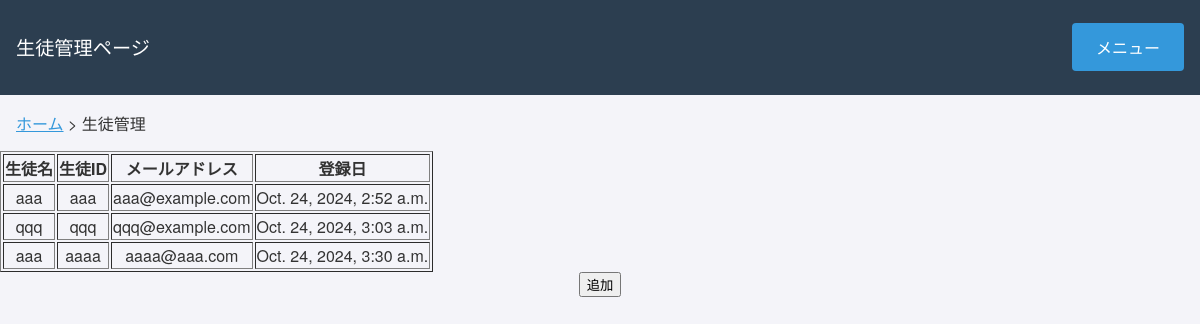
Page /app/students/ on the committed database.
### app/models.py (models this page shows, shortened)
class Student(models.Model):
    name = models.CharField(max_length=100)
    student_id = models.CharField(max_length=10, unique=True)
    email = models.EmailField(unique=True)
    password = models.CharField(max_length=128)  # パスワード用のフィールド
    registration_date = models.DateTimeField(auto_now_add=True)

### app/views.py (the view)
# urls.py: path('students/', views.student_list, name='students'),  # Servicesページ
def student_list(request):
    students = Student.objects.all()
    return render(request, 'app/students.html', {'students': students})

### app/templates/app/students.html (shortened to what this page needs)
<!DOCTYPE html>
<html lang="ja">
<head>
    {% load static %}
    <link rel="stylesheet" type="text/css" href="{% static 'styles.css' %}">
</head>
<body>
    <div class="navbar">
        <p class="welcome-message"><big>生徒管理ページ</big></p>
        <div class="dropdown">
            <button>メニュー</button>
        </div>
    </div>
    <div class="breadcrumb" style="text-align: left; margin-left: 1rem; margin-top: 1rem; font-size: 1rem;">
        <a href="{% url 'home' %}" style="text-decoration: underline;">ホーム</a> > 生徒管理
    </div>
    <table border="1">
        <thead>
            <tr>
                <th>生徒名</th>
                <th>生徒ID</th>
                <th>メールアドレス</th>
                <th>登録日</th>
            </tr>
        </thead>
        <tbody>
            {% for student in students %}
            <tr>
                <td>{{ student.name }}</td>
                <td>{{ student.student_id }}</td>
                <td>{{ student.email }}</td>
                <td>{{ student.registration_date }}</td>
            </tr>
            {% empty %}
            <tr>
                <td colspan="4">登録されている生徒はいません。</td>
            </tr>
            {% endfor %}
        </tbody>
    </table>
</body>
<input type="button" onclick="location.href='add_student/'" value="追加">
</html>

### static/styles.css (style rules this page uses)
body { font-family: 'Helvetica Neue', Arial, sans-serif; margin: 0; padding: 0; background-color: #f4f4f9; color: #333; text-align: center; }
p { line-height: 1.6; margin-bottom: 1rem; }
a { color: #3498db; text-decoration: none; }
.navbar { background-color: #2c3e50; padding: 1rem; display: flex; justify-content: flex-end; align-items: center; }
.dropdown { position: relative; display: inline-block; }
button { background-color: #3498db; color: white; border: none; padding: 0.75rem 1.5rem; font-size: 1rem; border-radius: 4px; cursor: pointer; transition: background-color 0.3s ease; }
.navbar { background-color: #2c3e50; padding: 1rem; display: flex; justify-content: flex-start; align-items: center; }
.welcome-message { color: #ffffff; margin-right: auto; }

### rows in the picture
Student: name "aaa", student_id "aaa", email "aaa@example.com", registration_date "Oct. 24, 2024, 2:52 a.m."
Student: name "qqq", student_id "qqq", email "qqq@example.com", registration_date "Oct. 24, 2024, 3:03 a.m."
Student: name "aaa", student_id "aaaa", email "aaaa@aaa.com", registration_date "Oct. 24, 2024, 3:30 a.m."
